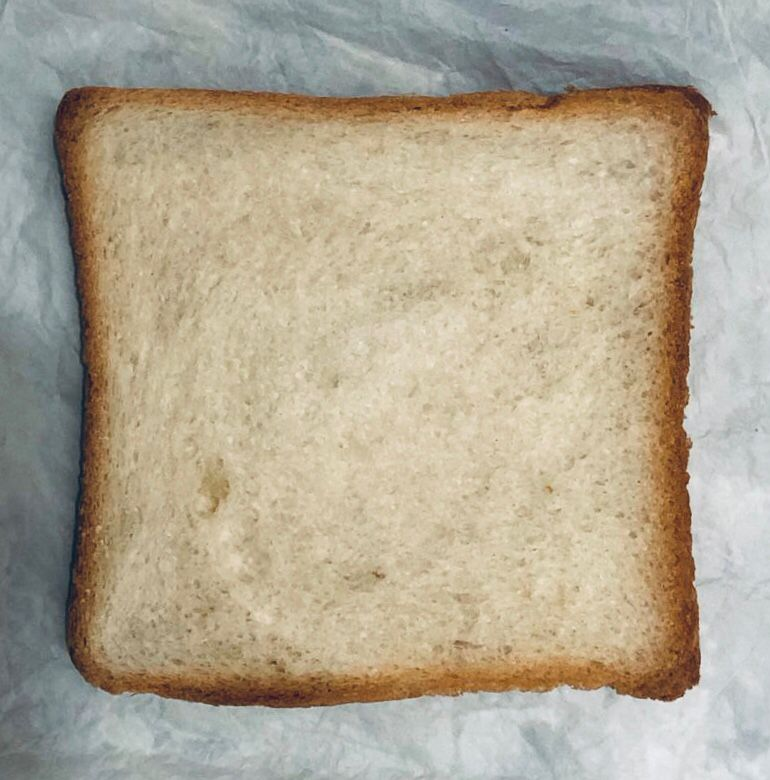
#> input picture Project/Day01.jpeg, 770 x 780 px
$ jupyter execute 'Day01 GaussianBlur.ipynb'
#> lines starting #> are read from the running program, lines starting #| are printed output that depends on the picture
[cell 1]
import cv2

#Load the image
image = cv2.imread('Day01.jpeg')
#> image is the input picture: shape (780, 770, 3); mean B, G, R 147.7, 167.7, 177.7

#Apply Guassian Blur
blurred_image = cv2.GaussianBlur(image, (5,5), sigmaX=1)

#Display the result
cv2.imshow('Original Image', image)
cv2.imshow('Blurred Image', blurred_image)

cv2.waitKey(0)
cv2.destroyAllWindows()

[cell 2]
import cv2
import numpy as np

# Define the 3x3 Gaussian kernel (after normalization)
# Replace these values with your normalized kernel
kernel = np.array([[0.058, 0.097, 0.058],
                   [0.097, 0.159, 0.097],
                   [0.058, 0.097, 0.058]], dtype=np.float32)

# Load an image
image_path = 'Day01.jpeg'  # Replace with the actual path
image = cv2.imread('Day01.jpeg', cv2.IMREAD_GRAYSCALE)
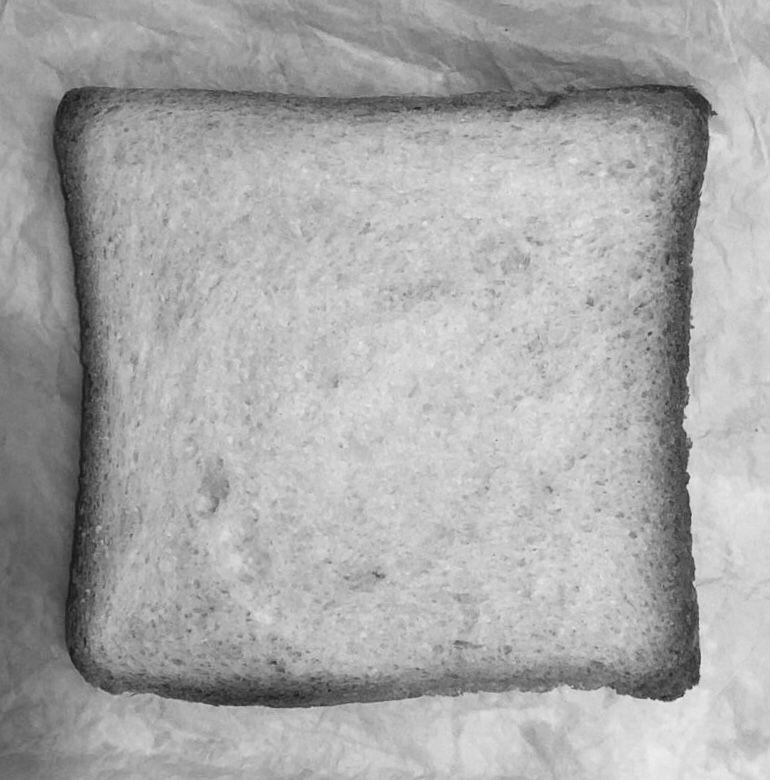
#> image: shape (780, 770); min 22, max 237, mean 168.4

# Apply the Gaussian kernel using convolution
filtered_image = cv2.filter2D(src=image, ddepth=-1, kernel=kernel)
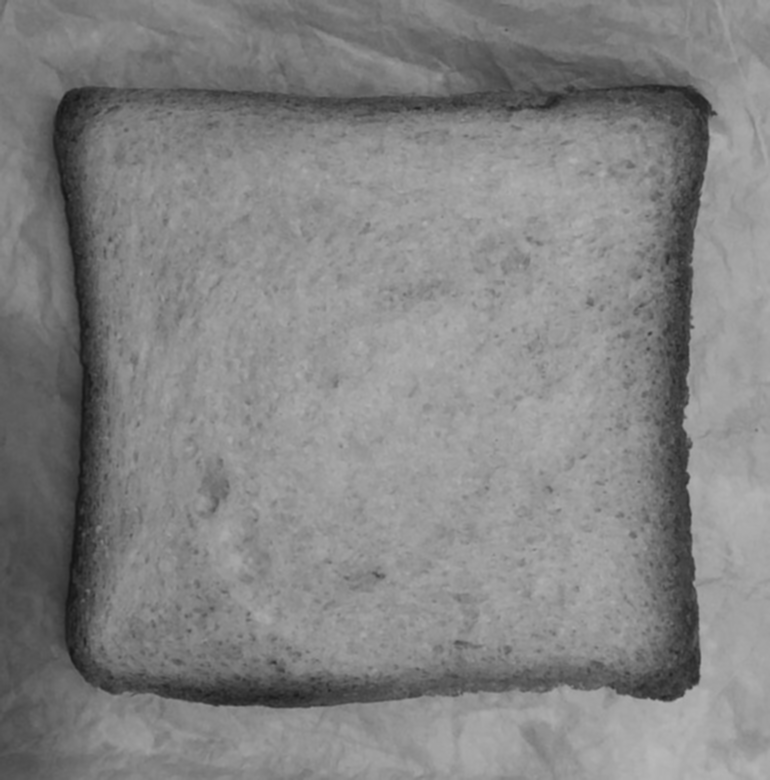
#> filtered_image: shape (780, 770); min 21, max 184, mean 131.2

# Display the original and filtered images
cv2.imshow('Original Image', image)
cv2.imshow('Gaussian Filtered Image', filtered_image)
cv2.waitKey(0)
cv2.destroyAllWindows()

$ run again, with Project/Day02.jpeg copied over Project/Day01.jpeg
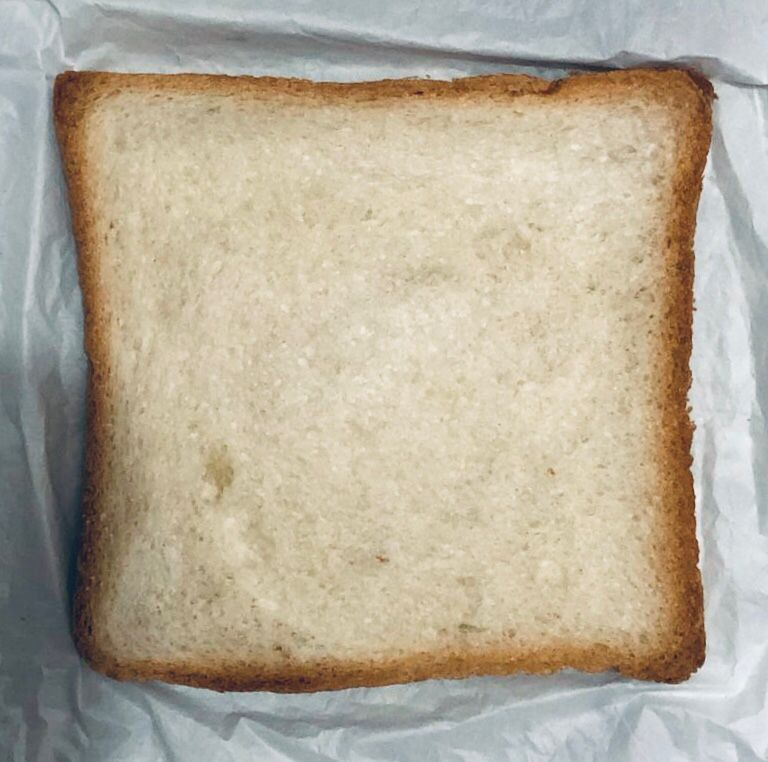
#> input picture Project/Day02.jpeg, 768 x 762 px
#> image is the input picture: shape (762, 768, 3); mean B, G, R 153.9, 172.3, 181.9
#> `image = cv2.imread('Day01.jpeg', cv2.IMREAD_GRAYSCALE)`:
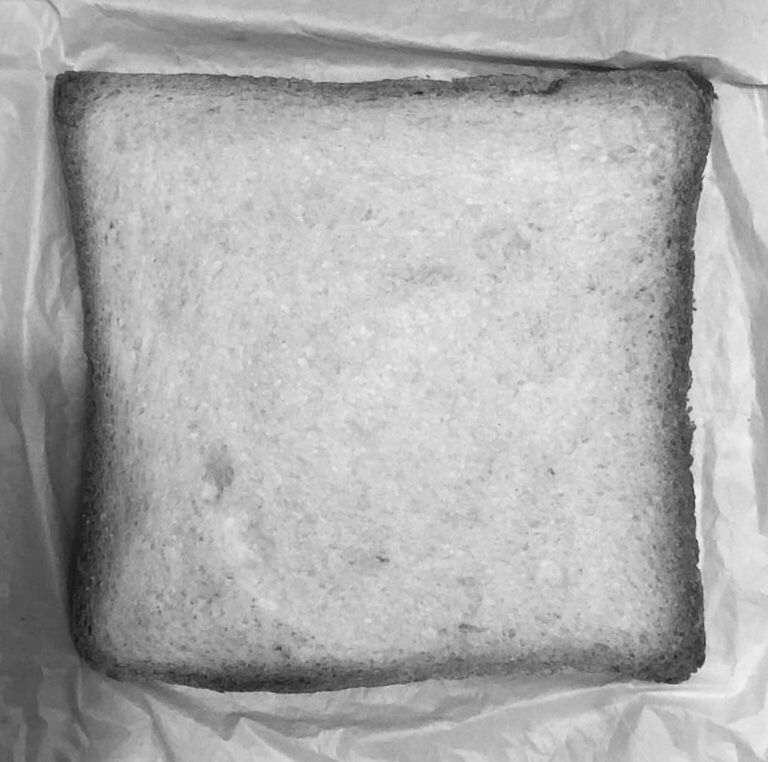
#> image: shape (762, 768); min 19, max 244, mean 173.1
#> `filtered_image = cv2.filter2D(src=image, ddepth=-1, kernel=kernel)`:
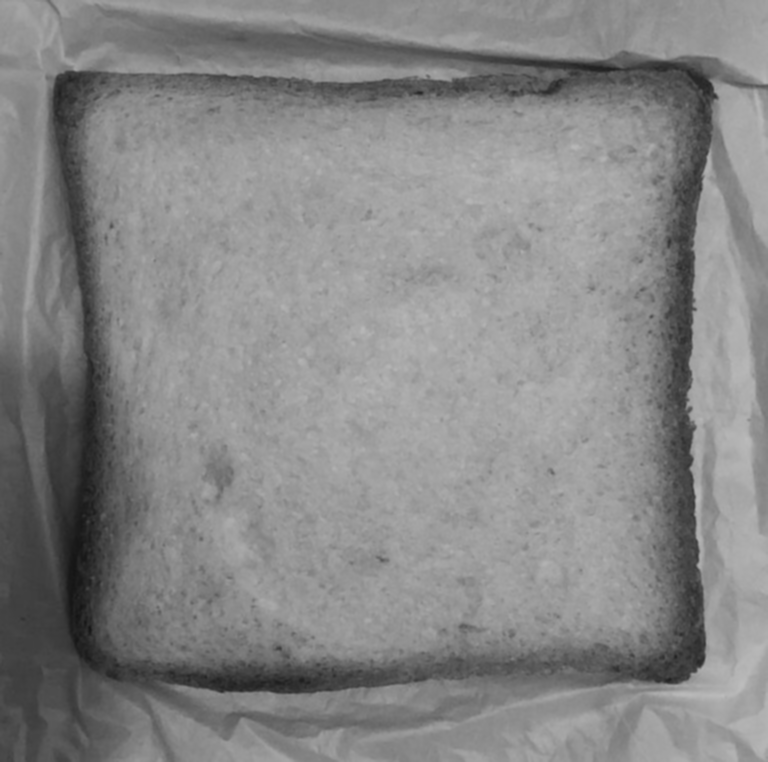
#> filtered_image: shape (762, 768); min 20, max 188, mean 134.8

$ run again, with Project/Day03.jpeg copied over Project/Day01.jpeg
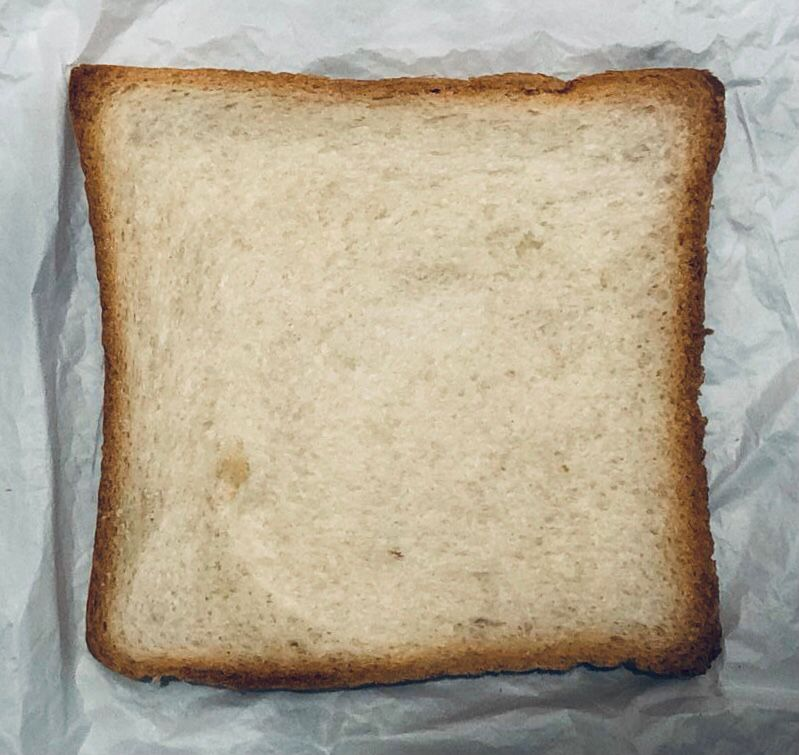
#> input picture Project/Day03.jpeg, 799 x 755 px
#> image is the input picture: shape (755, 799, 3); mean B, G, R 148.3, 167.6, 177.9
#> `image = cv2.imread('Day01.jpeg', cv2.IMREAD_GRAYSCALE)`:
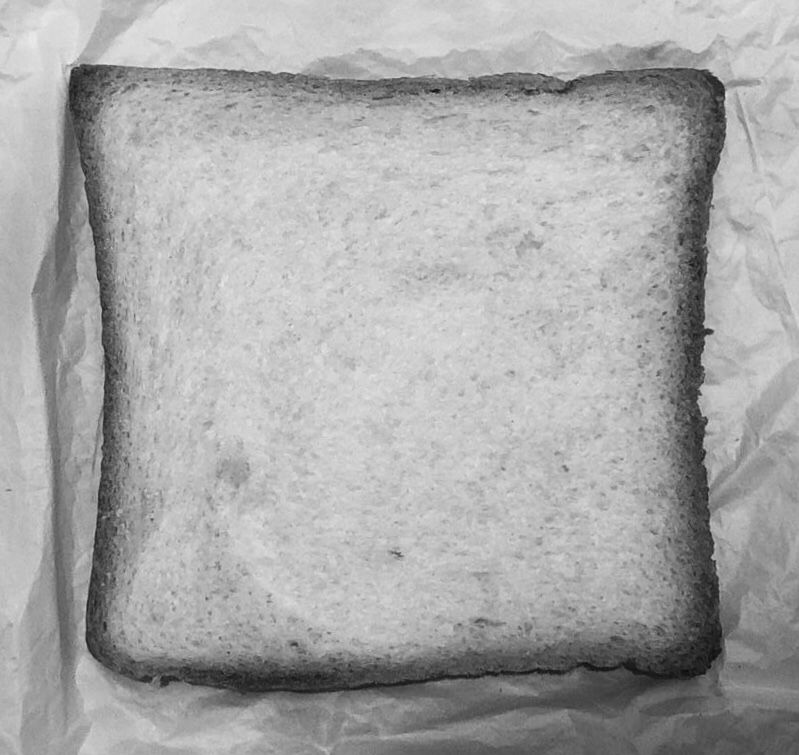
#> image: shape (755, 799); min 10, max 237, mean 168.5
#> `filtered_image = cv2.filter2D(src=image, ddepth=-1, kernel=kernel)`:
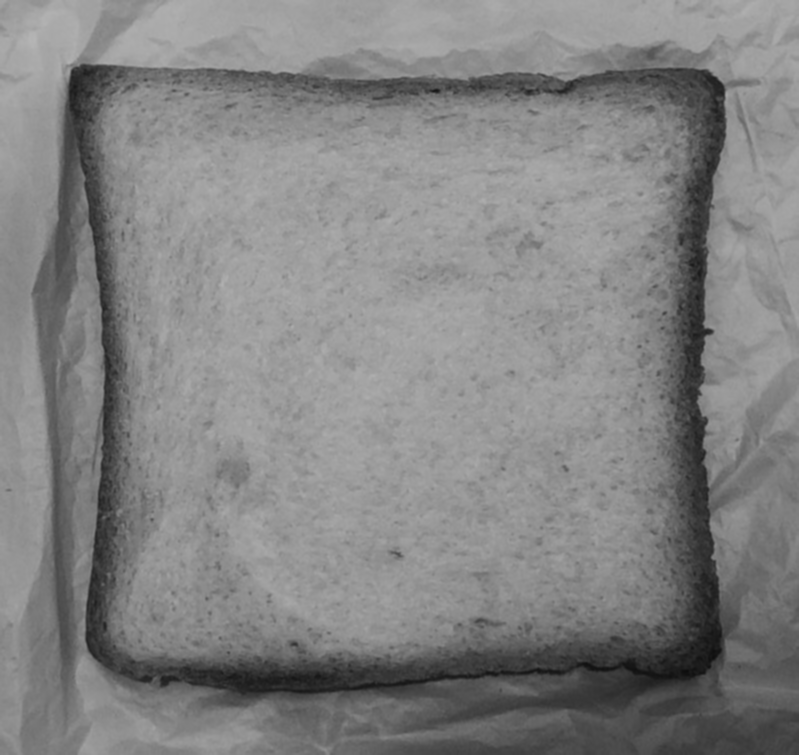
#> filtered_image: shape (755, 799); min 13, max 181, mean 131.2
